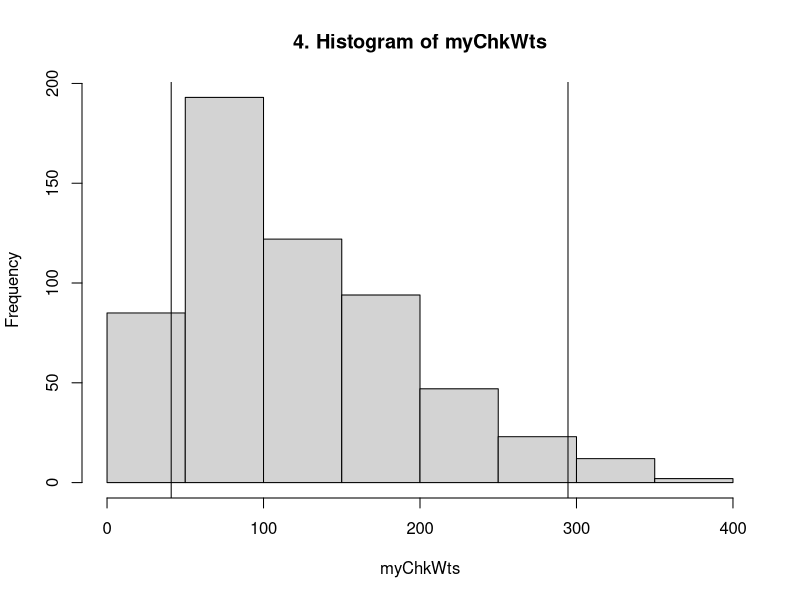
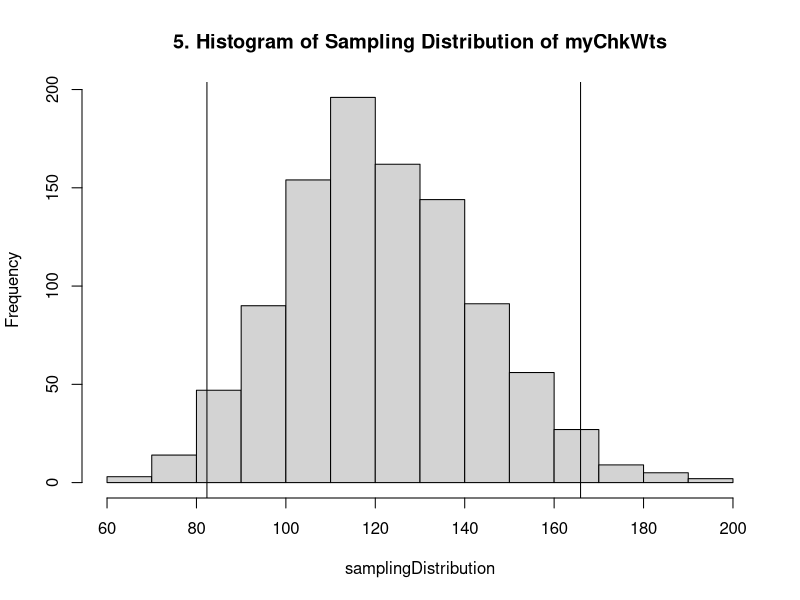
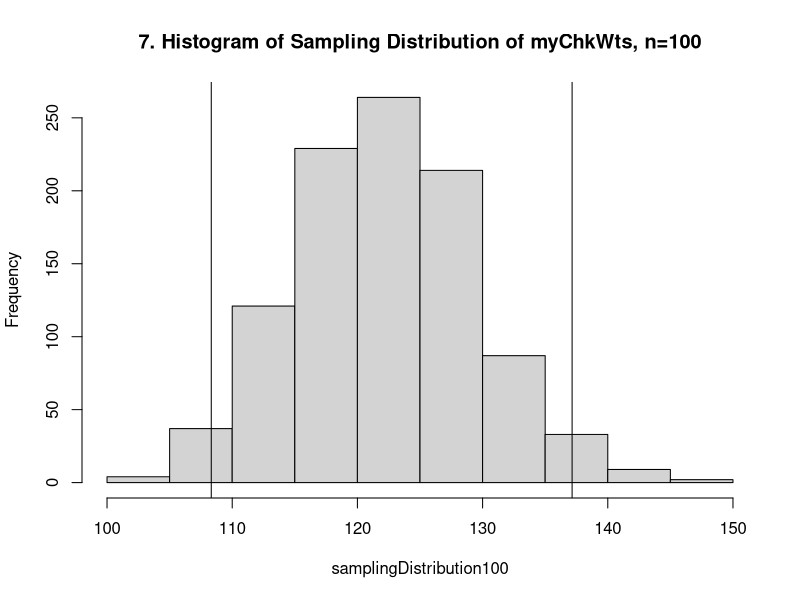

These figures' R source, in order:
datasets::ChickWeight

#2. Use summary(chickweight) to reveal basic info about dataset
summary(ChickWeight)



  #Use the dim(Chickweight) cmmd to show the dimensions of the ChickWeight dataset.
dim(ChickWeight)




#3.Run following commands to access the weight variable by itself.
summary(ChickWeight$weight)

head(ChickWeight$weight)

mean(ChickWeight$weight)

myChkWts <- ChickWeight$weight

quantile(myChkWts,0.50)


##4. Histogram and quantiles 
myChkWts_Hist<-hist(myChkWts, main="4. Histogram of myChkWts" )
myChkWts_Hist<-abline(v=quantile(myChkWts,prob=0.025))
myChkWts_Hist<-abline(v=quantile(myChkWts,prob=0.975))

myChkWts_Hist

quantile(myChkWts,0.025)
quantile(myChkWts,0.975)


###5 sampling distribution of means from weight data 
  #at least 1,000 means.
  #store sampling distribution as a new variable.
  #use n=11 as sample size with replacement. 


samplingDistribution <- replicate(1000,mean(sample(myChkWts,size=11,replace=TRUE)))
myChickWts_SamplHist<-hist(samplingDistribution, main="5. Histogram of Sampling Distribution of myChkWts") #histogram
#add quantiles abline at 2.5% and 97.5%
myChickWts_SamplHist<-abline(v=quantile(samplingDistribution,prob=0.025))
myChickWts_SamplHist<-abline(v=quantile(samplingDistribution,prob=0.975))
myChickWts_SamplHist #call histogram

#check of quantiles 
quantile(samplingDistribution,0.025) #84.725
quantile(samplingDistribution,0.975) #166.2841




###7. Redo #5 but use n=100 
samplingDistribution100 <- replicate(1000,mean(sample(myChkWts,size=100,replace=TRUE)))
myChickWts_SamplHist100<-hist(samplingDistribution100, main="7. Histogram of Sampling Distribution of myChkWts, n=100") #histogram
#add quantiles abline at 2.5% and 97.5%
myChickWts_SamplHist100<-abline(v=quantile(samplingDistribution100,prob=0.025))
myChickWts_SamplHist100<-abline(v=quantile(samplingDistribution100,prob=0.975))
myChickWts_SamplHist100 #call histogram

